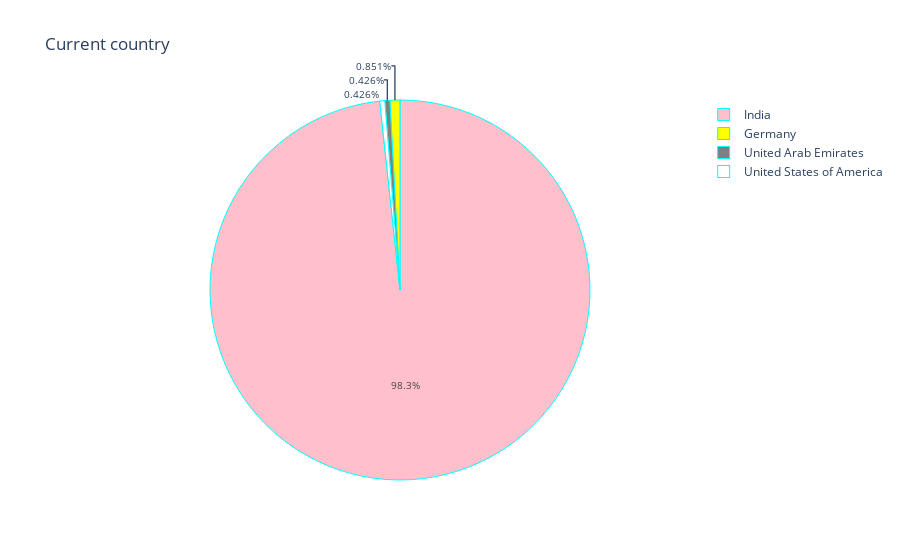

Here is the notebook cell this chart was saved with:
### Code cell
bib=data['Your Current Country.'].value_counts()
label=bib.index
count=bib.values
colors=['pink','yellow','grey','white']
fig=go.Figure(data=[pg.Pie(labels=label,values=count)])
fig.update_layout(title_text='Current country')
fig.update_traces(hoverinfo='label+value', textinfo='percent', textfont_size=10,
                  marker=dict(colors=colors, line=dict(color='cyan', width=1)))
fig.show()

### Figure 1 — Plotly figure (JSON) as saved in the notebook; plotly's stock layout.template omitted (floating-point values rounded to 4 significant figures)
{"data": [{"hoverinfo": "label+value", "labels": ["India", "Germany", "United Arab Emirates", "United States of America"], "marker": {"colors": ["pink", "yellow", "grey", "white"], "line": {"color": "cyan", "width": 1}}, "textfont": {"size": 10}, "textinfo": "percent", "type": "pie", "values": [231, 2, 1, 1]}], "layout": {"title": {"text": "Current country"}}}
